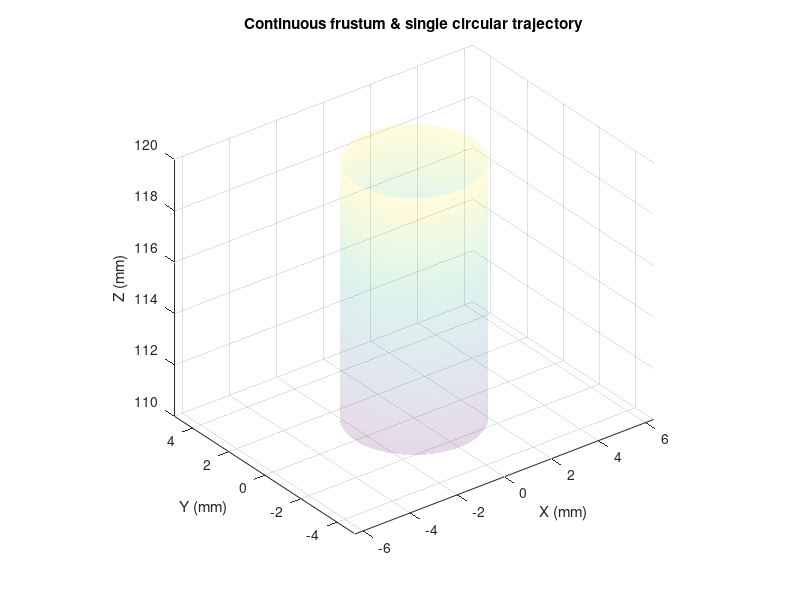

Here is the MATLAB script that generated this plot: (Note: this script raises an error after producing the figure.)
% 1) 圆台参数 （用来画背景，不影响轨迹数量）
z_max    = 120;   
z_min    = 110;
diam_max = 5;    
diam_min = 5;
n_surf_z = 100;  
n_surf_t = 200;

z_lin = linspace(z_max, z_min, 2);
r_lin = linspace(diam_min/2, diam_max/2, 2);
r_fun = @(zz) interp1(z_lin, r_lin, zz, 'linear', 'extrap');

% 2) 画出 frustum 表面
Zs = linspace(z_max, z_min, n_surf_z);
Ts = linspace(0, 2*pi, n_surf_t);
[ZZ,TT] = meshgrid(Zs,Ts);
Xs = r_fun(ZZ).*cos(TT);
Ys = r_fun(ZZ).*sin(TT);

figure; hold on; grid on; axis equal; view(3);
surf(Xs,Ys,ZZ,'FaceAlpha',0.15,'EdgeColor','none');
xlabel('X (mm)'); ylabel('Y (mm)'); zlabel('Z (mm)');
title('Continuous frustum & single circular trajectory');

% 3) 圆形轨迹参数
n_steps = 20;                      
z0      = (z_max + z_min)/2;       % 轨迹所在高度，可自由选择 [z_min,z_max]
radius  = r_fun(z0) * 0.9;         % 取该高度处 frustum 半径的 90%，确保在内部

theta = linspace(0, 2*pi, n_steps+1)';  
P     = [ radius*cos(theta), ...   % X
          radius*sin(theta), ...   % Y
          z0*ones(n_steps+1,1) ];  % Z

% 4) 按点求 q、angle
Q   = zeros(size(P));
Ang = zeros(size(P));
for k = 1:size(P,1)
    q = Constant_curvature(P(k,:)');    Q(k,:)   = q';
    a1 = find_angle_for_length(q(1));
    a2 = find_angle_for_length(q(2));
    a3 = find_angle_for_length(q(3));
    Ang(k,1:3) = [a1(1), a2(1), a3(1)];
end

% 5) 角度增量
dAng = [ Ang(1, :); diff(Ang, 1, 1) ];

% 6) 写 CSV
big_dAngle = [ ones(n_steps+1,1), dAng ];
big_dAngle(:,2:4) = round(big_dAngle(:,2:4), 4);
fid = fopen('command_test.csv','w');
fprintf(fid, '%d,%.4f,%.4f,%.4f\n', big_dAngle.');
fclose(fid);
disp('Saved command_test.csv');

% 7) 画轨迹
plot3(P(:,1), P(:,2), P(:,3), 'r-', 'LineWidth', 2);